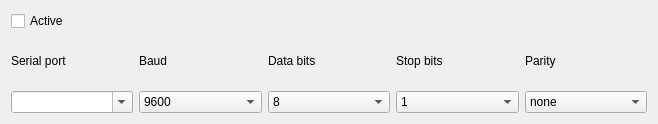
<?xml version="1.0" encoding="UTF-8"?>
<ui version="4.0">
 <class>SerialSettingsWidget</class>
 <widget class="QWidget" name="SerialSettingsWidget">
  <property name="geometry">
   <rect>
    <x>0</x>
    <y>0</y>
    <width>658</width>
    <height>124</height>
   </rect>
  </property>
  <property name="minimumSize">
   <size>
    <width>0</width>
    <height>124</height>
   </size>
  </property>
  <property name="windowTitle">
   <string>Form</string>
  </property>
  <layout class="QGridLayout" name="gridLayout">
   <item row="0" column="0">
    <widget class="QCheckBox" name="checkBox">
     <property name="text">
      <string>Active</string>
     </property>
    </widget>
   </item>
   <item row="1" column="0">
    <widget class="QLabel" name="label">
     <property name="text">
      <string>Serial port</string>
     </property>
    </widget>
   </item>
   <item row="1" column="1">
    <widget class="QLabel" name="label_2">
     <property name="text">
      <string>Baud</string>
     </property>
    </widget>
   </item>
   <item row="1" column="2">
    <widget class="QLabel" name="label_3">
     <property name="text">
      <string>Data bits</string>
     </property>
    </widget>
   </item>
   <item row="1" column="3">
    <widget class="QLabel" name="label_4">
     <property name="text">
      <string>Stop bits</string>
     </property>
    </widget>
   </item>
   <item row="1" column="4">
    <widget class="QLabel" name="label_5">
     <property name="text">
      <string>Parity</string>
     </property>
    </widget>
   </item>
   <item row="2" column="0">
    <widget class="QComboBox" name="serialPort">
     <property name="editable">
      <bool>true</bool>
     </property>
     <property name="currentText">
      <string/>
     </property>
     <property name="currentIndex">
      <number>-1</number>
     </property>
     <property name="maxVisibleItems">
      <number>5</number>
     </property>
    </widget>
   </item>
   <item row="2" column="1">
    <widget class="QComboBox" name="baud">
     <property name="currentIndex">
      <number>2</number>
     </property>
     <item>
      <property name="text">
       <string>1200</string>
      </property>
     </item>
     <item>
      <property name="text">
       <string>4800</string>
      </property>
     </item>
     <item>
      <property name="text">
       <string>9600</string>
      </property>
     </item>
     <item>
      <property name="text">
       <string>19200</string>
      </property>
     </item>
     <item>
      <property name="text">
       <string>38400</string>
      </property>
     </item>
     <item>
      <property name="text">
       <string>57600</string>
      </property>
     </item>
     <item>
      <property name="text">
       <string>115200</string>
      </property>
     </item>
    </widget>
   </item>
   <item row="2" column="2">
    <widget class="QComboBox" name="dataBits">
     <property name="currentIndex">
      <number>1</number>
     </property>
     <item>
      <property name="text">
       <string>7</string>
      </property>
     </item>
     <item>
      <property name="text">
       <string>8</string>
      </property>
     </item>
    </widget>
   </item>
   <item row="2" column="3">
    <widget class="QComboBox" name="stopBits">
     <item>
      <property name="text">
       <string>1</string>
      </property>
     </item>
     <item>
      <property name="text">
       <string>1.5</string>
      </property>
     </item>
     <item>
      <property name="text">
       <string>2</string>
      </property>
     </item>
    </widget>
   </item>
   <item row="2" column="4">
    <widget class="QComboBox" name="parity">
     <item>
      <property name="text">
       <string>none</string>
      </property>
     </item>
     <item>
      <property name="text">
       <string>odd</string>
      </property>
     </item>
     <item>
      <property name="text">
       <string>even</string>
      </property>
     </item>
    </widget>
   </item>
  </layout>
 </widget>
 <resources/>
 <connections/>
</ui>
